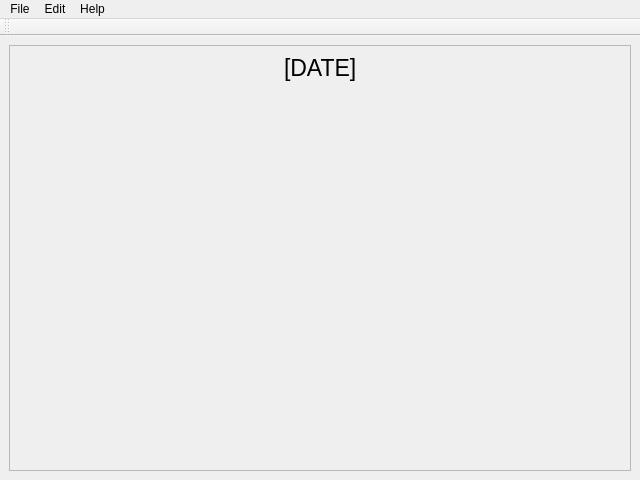
<?xml version="1.0" encoding="UTF-8"?>
<ui version="4.0">
 <class>MainWindow</class>
 <widget class="QMainWindow" name="MainWindow">
  <property name="geometry">
   <rect>
    <x>0</x>
    <y>0</y>
    <width>640</width>
    <height>480</height>
   </rect>
  </property>
  <property name="windowTitle">
   <string>Assignment List</string>
  </property>
  <property name="windowIcon">
   <iconset resource="../resources.qrc">
    <normaloff>:/data/assignment-list.svg</normaloff>:/data/assignment-list.svg</iconset>
  </property>
  <widget class="QWidget" name="centralwidget">
   <layout class="QHBoxLayout" name="horizontalLayout">
    <item>
     <widget class="QScrollArea" name="scrollArea">
      <property name="widgetResizable">
       <bool>true</bool>
      </property>
      <widget class="QWidget" name="scrollAreaWidgetContents_3">
       <property name="geometry">
        <rect>
         <x>0</x>
         <y>0</y>
         <width>620</width>
         <height>421</height>
        </rect>
       </property>
       <layout class="QVBoxLayout" name="verticalLayout">
        <item>
         <layout class="QVBoxLayout" name="v_box">
          <item>
           <layout class="QHBoxLayout" name="title_h_box">
            <item>
             <spacer name="horizontalSpacer_2">
              <property name="orientation">
               <enum>Qt::Horizontal</enum>
              </property>
              <property name="sizeHint" stdset="0">
               <size>
                <width>40</width>
                <height>20</height>
               </size>
              </property>
             </spacer>
            </item>
            <item>
             <widget class="QLabel" name="title">
              <property name="font">
               <font>
                <family>Arial</family>
                <pointsize>17</pointsize>
               </font>
              </property>
              <property name="text">
               <string>[DATE]</string>
              </property>
              <property name="textInteractionFlags">
               <set>Qt::LinksAccessibleByMouse|Qt::TextSelectableByMouse</set>
              </property>
             </widget>
            </item>
            <item>
             <spacer name="horizontalSpacer">
              <property name="orientation">
               <enum>Qt::Horizontal</enum>
              </property>
              <property name="sizeHint" stdset="0">
               <size>
                <width>40</width>
                <height>20</height>
               </size>
              </property>
             </spacer>
            </item>
           </layout>
          </item>
          <item>
           <layout class="QGridLayout" name="groups_layout">
            <property name="leftMargin">
             <number>20</number>
            </property>
            <property name="topMargin">
             <number>5</number>
            </property>
            <property name="rightMargin">
             <number>20</number>
            </property>
            <property name="bottomMargin">
             <number>5</number>
            </property>
           </layout>
          </item>
          <item>
           <spacer name="verticalSpacer">
            <property name="orientation">
             <enum>Qt::Vertical</enum>
            </property>
            <property name="sizeHint" stdset="0">
             <size>
              <width>20</width>
              <height>40</height>
             </size>
            </property>
           </spacer>
          </item>
         </layout>
        </item>
       </layout>
      </widget>
     </widget>
    </item>
   </layout>
  </widget>
  <widget class="QMenuBar" name="menubar">
   <property name="geometry">
    <rect>
     <x>0</x>
     <y>0</y>
     <width>640</width>
     <height>22</height>
    </rect>
   </property>
   <widget class="QMenu" name="menuFile">
    <property name="title">
     <string>File</string>
    </property>
    <addaction name="actionPreferences"/>
    <addaction name="actionReload"/>
    <addaction name="separator"/>
    <addaction name="actionExit"/>
   </widget>
   <widget class="QMenu" name="menuEdit">
    <property name="title">
     <string>Edit</string>
    </property>
    <addaction name="actionAdd_Group"/>
    <addaction name="separator"/>
    <addaction name="actionClean_Hidden"/>
   </widget>
   <widget class="QMenu" name="menuHelp">
    <property name="title">
     <string>Help</string>
    </property>
    <addaction name="actionAbout"/>
   </widget>
   <addaction name="menuFile"/>
   <addaction name="menuEdit"/>
   <addaction name="menuHelp"/>
  </widget>
  <widget class="QToolBar" name="toolBar">
   <property name="windowTitle">
    <string>toolBar</string>
   </property>
   <attribute name="toolBarArea">
    <enum>TopToolBarArea</enum>
   </attribute>
   <attribute name="toolBarBreak">
    <bool>false</bool>
   </attribute>
  </widget>
  <action name="actionPreferences">
   <property name="text">
    <string>Preferences</string>
   </property>
   <property name="shortcut">
    <string>Alt+Return</string>
   </property>
  </action>
  <action name="actionReload">
   <property name="text">
    <string>Reload</string>
   </property>
   <property name="shortcut">
    <string>F5</string>
   </property>
  </action>
  <action name="actionExit">
   <property name="text">
    <string>Exit</string>
   </property>
   <property name="shortcut">
    <string>Ctrl+Q</string>
   </property>
  </action>
  <action name="actionAdd_Group">
   <property name="text">
    <string>Add Group</string>
   </property>
  </action>
  <action name="actionClean_Hidden">
   <property name="text">
    <string>Permanently Delete Removed Groups and Entries</string>
   </property>
  </action>
  <action name="actionAbout">
   <property name="text">
    <string>About</string>
   </property>
  </action>
 </widget>
 <resources>
  <include location="../resources.qrc"/>
 </resources>
 <connections/>
</ui>
